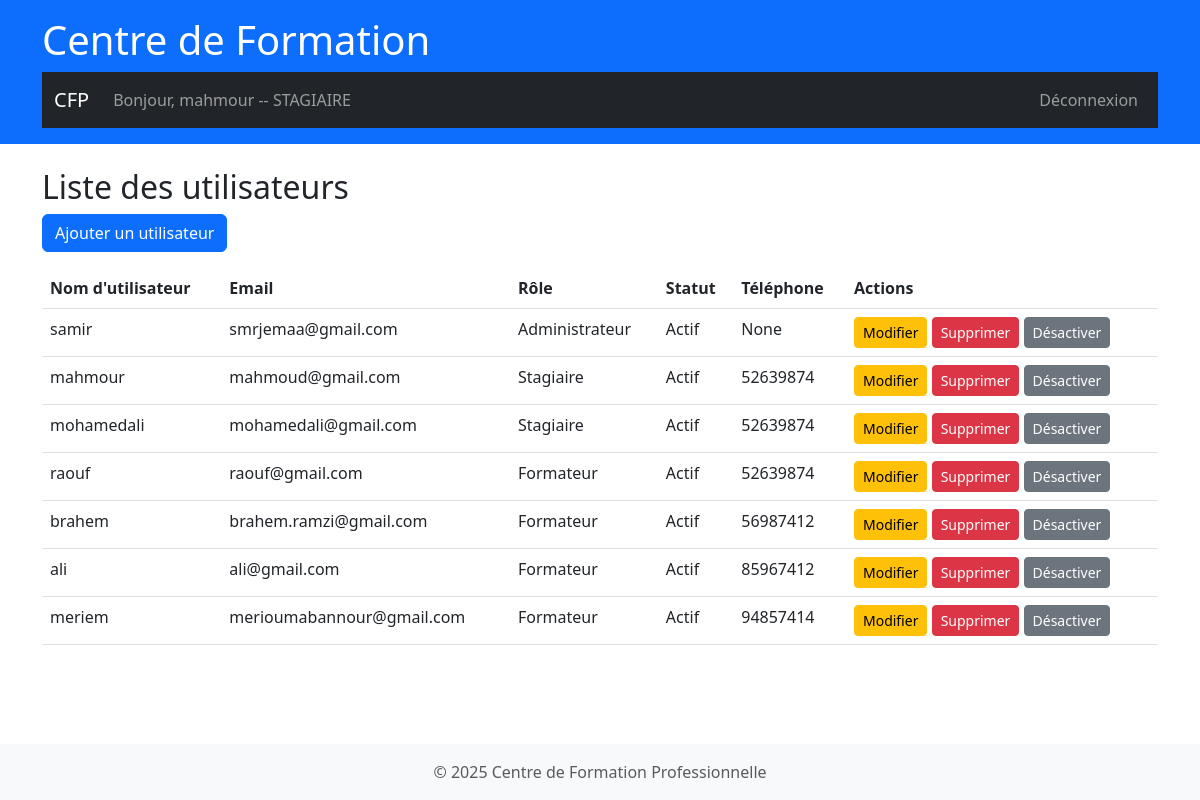
Screenshot of /utilisateur/ (signed in) with the database file from the repository.
### utilisateur/models.py (models this page shows, shortened)
class CustomUser(AbstractUser):
    ROLE_CHOICES = [
        ('ADMIN', 'Administrateur'),
        ('FORMATEUR', 'Formateur'),
        ('STAGIAIRE', 'Stagiaire'),
    ]
    role = models.CharField(max_length=20, choices=ROLE_CHOICES, default='STAGIAIRE')
    phone = models.CharField(max_length=20, blank=True, null=True)

### utilisateur/views.py (the view)
# urls.py: path('', views.utilisateur_list, name='utilisateur_list'),
@login_required
def utilisateur_list(request):
    utilisateurs = User.objects.all()
    return render(request, 'utilisateur/utilisateur_list.html', {'utilisateurs': utilisateurs})

### utilisateur/templates/utilisateur/utilisateur_list.html
{% extends 'base.html' %}
{% block content %}
<h2>Liste des utilisateurs</h2>
<a href="{% url 'utilisateur:utilisateur_create' %}" class="btn btn-primary">Ajouter un utilisateur</a>
<table class="table mt-3">
    <thead>
        <tr>
            <th>Nom d'utilisateur</th>
            <th>Email</th>
            <th>Rôle</th>
            <th>Statut</th>
            <th>Téléphone</th>
            <th>Actions</th>
        </tr>
    </thead>
    <tbody>
        {% for utilisateur in utilisateurs %}
        <tr>
            <td>{{ utilisateur.username }}</td>
            <td>{{ utilisateur.email }}</td>
            <td>{{ utilisateur.get_role_display }}</td>
            <td>{{ utilisateur.is_active|yesno:"Actif,Désactivé" }}</td>
            <td>{{ utilisateur.phone }}</td>
            <td>
                <a href="{% url 'utilisateur:utilisateur_update' utilisateur.pk %}" class="btn btn-warning btn-sm">Modifier</a>
                <a href="{% url 'utilisateur:utilisateur_delete' utilisateur.pk %}" class="btn btn-danger btn-sm">Supprimer</a>
                <a href="{% url 'utilisateur:toggle_active' utilisateur.pk %}" class="btn btn-secondary btn-sm">
                    {% if utilisateur.is_active %}Désactiver{% else %}Activer{% endif %}
                </a>
            </td>
        </tr>
        {% empty %}
        <tr>
            <td colspan="6">Aucun utilisateur trouvé.</td>
        </tr>
        {% endfor %}
    </tbody>
</table>
{% endblock %}

### templates/includes/nav.html (shortened to what this page needs)
<nav class="navbar navbar-expand-lg navbar-dark bg-dark">
  <div class="container-fluid">
    <a class="navbar-brand" href="{% url 'index' %}">CFP</a>
    <div class="collapse navbar-collapse" id="navbarNav">
      <ul class="navbar-nav me-auto mb-2 mb-lg-0">
        {% if user.is_authenticated %}
          <li class="nav-item">
            <span class="nav-link">Bonjour, {{ user.username }} -- {{ user.role }}</span>
          </li>
        {% endif %}
      </ul>
      <ul class="navbar-nav ms-auto">
        {% if user.is_authenticated %}
          <li class="nav-item">
            <form method="post" action="{% url 'utilisateur:logout' %}">
              <button type="submit" class="btn btn-link nav-link">Déconnexion</button>
            </form>
          </li>
        {% else %}
          <li class="nav-item"><a class="nav-link" href="{% url 'utilisateur:login' %}">Connexion</a></li>
          <li class="nav-item"><a class="nav-link" href="{% url 'utilisateur:signup' %}">Inscription</a></li>
        {% endif %}
      </ul>
    </div>
  </div>
</nav>

### rows the page displays
CustomUser: username "mahmour", role "STAGIAIRE", email "mahmoud@gmail.com", role "Stagiaire", is_active "Actif", phone "52639874", shows "Désactiver"
CustomUser: username "samir", email "smrjemaa@gmail.com", role "Administrateur", is_active "Actif", phone "None", shows "Désactiver"
CustomUser: username "mohamedali", email "mohamedali@gmail.com", role "Stagiaire", is_active "Actif", phone "52639874", shows "Désactiver"
CustomUser: username "raouf", email "raouf@gmail.com", role "Formateur", is_active "Actif", phone "52639874", shows "Désactiver"
CustomUser: username "brahem", email "brahem.ramzi@gmail.com", role "Formateur", is_active "Actif", phone "56987412", shows "Désactiver"
CustomUser: username "ali", email "ali@gmail.com", role "Formateur", is_active "Actif", phone "85967412", shows "Désactiver"
CustomUser: username "meriem", email "merioumabannour@gmail.com", role "Formateur", is_active "Actif", phone "94857414", shows "Désactiver"
